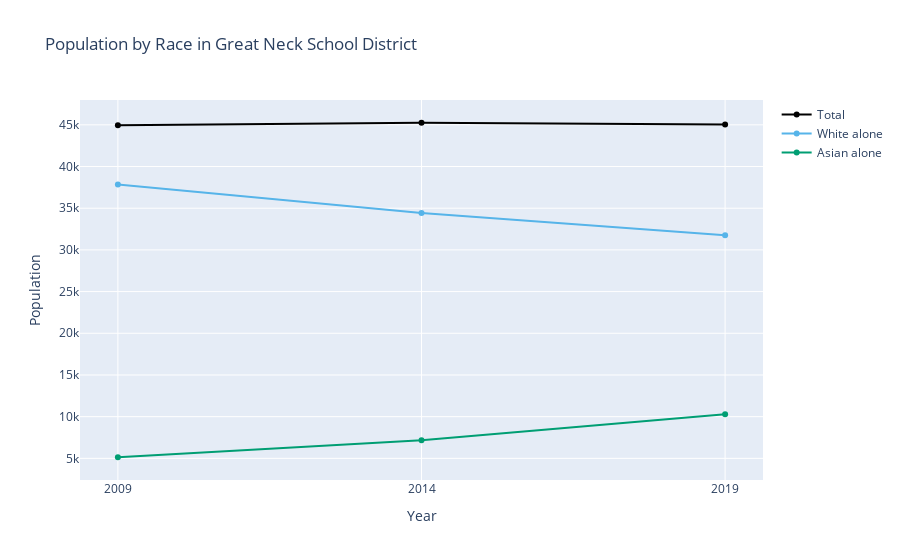

Here is the notebook cell this chart was saved with:
### Markdown cell above
So there are two primary racial groups within Great Neck: "White alone" and "Asian alone". Let's simplify things by dropping all the other columns, and then creating two graphs: the raw data, and the percent change in those values over time.

### Code cell
cols_to_keep = ["Total", "White alone", "Asian alone", "Year"]
df = df.drop(columns=[col for col in df.columns if col not in cols_to_keep]) 

graph_multiyear(
    df=df,
    title="Population by Race in Great Neck School District",
    yaxis_title="Population"
)

### Figure 1 — Plotly figure (JSON) as saved in the notebook; plotly's stock layout.template omitted (floating-point values rounded to 4 significant figures)
{"data": [{"hovertemplate": "Year: %{x}<br>Total: %{y:,}<extra></extra>", "line": {"color": "black"}, "mode": "lines+markers", "name": "Total", "type": "scatter", "x": [2009, 2014, 2019], "y": [44953, 45249, 45044]}, {"hovertemplate": "Year: %{x}<br>White alone: %{y:,}<extra></extra>", "line": {"color": "#56B4E9"}, "mode": "lines+markers", "name": "White alone", "type": "scatter", "x": [2009, 2014, 2019], "y": [37848, 34424, 31742]}, {"hovertemplate": "Year: %{x}<br>Asian alone: %{y:,}<extra></extra>", "line": {"color": "#009E73"}, "mode": "lines+markers", "name": "Asian alone", "type": "scatter", "x": [2009, 2014, 2019], "y": [5132, 7176, 10304]}], "layout": {"title": {"text": "Population by Race in Great Neck School District"}, "xaxis": {"tickmode": "array", "ticktext": ["2009", "2014", "2019"], "tickvals": [2009, 2014, 2019], "title": {"text": "Year"}}, "yaxis": {"title": {"text": "Population"}}}}
